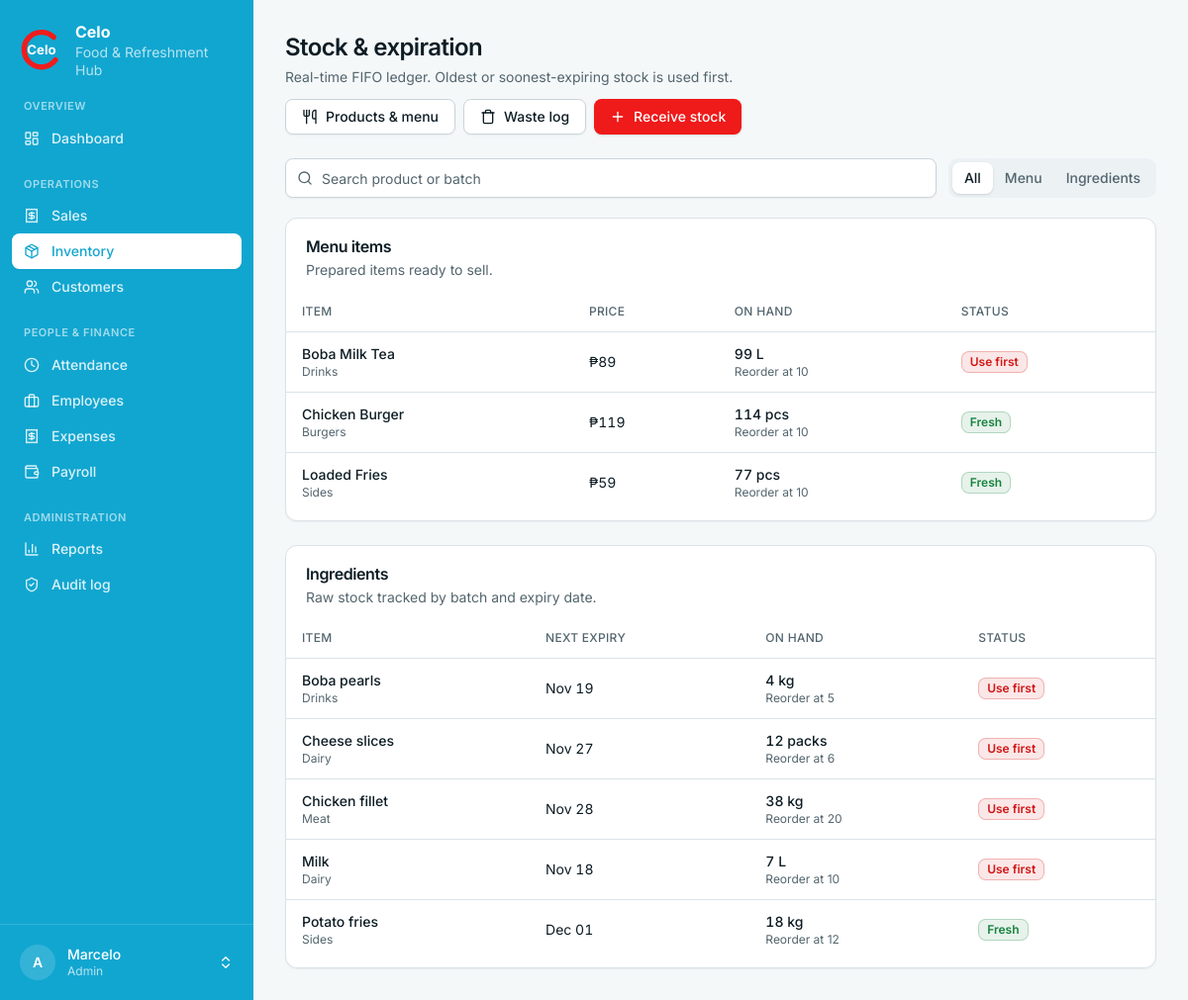
The app's page /inventory/ (signed in) with its own data.
### accounts/models.py (models this page shows)
class User(AbstractUser):
    class Role(models.TextChoices):
        ADMIN = "admin", "Admin"
        STAFF = "staff", "Staff"
    role = models.CharField(max_length=10, choices=Role.choices, default=Role.STAFF)
    @property
    def is_celo_admin(self):
        return self.is_superuser or self.role == self.Role.ADMIN

### inventory/models.py (models this page shows, shortened)
class Product(models.Model):
    class Kind(models.TextChoices):
        INGREDIENT = "ingredient", "Ingredient"
        MENU = "menu", "Menu"
    class Unit(models.TextChoices):
        PCS = "pcs", "pcs"
        KG = "kg", "kg"
        G = "g", "g"
        L = "L", "L"
        ML = "mL", "mL"
        PACKS = "packs", "packs"
    name = models.CharField(max_length=120, unique=True)
    kind = models.CharField(max_length=12, choices=Kind.choices, default=Kind.INGREDIENT)
    category = models.CharField(max_length=60, blank=True, help_text="e.g. Drinks, Burgers, Dairy")
    unit = models.CharField(max_length=8, choices=Unit.choices, default=Unit.PCS)
    price = models.DecimalField(
        max_digits=10, decimal_places=2, default=0, validators=[MinValueValidator(0)],
        help_text="Selling price (menu items only).",
    )
    unit_cost = models.DecimalField(
        max_digits=10, decimal_places=2, default=0, validators=[MinValueValidator(0)],
        help_text="What one unit costs Celo; used to value waste.",
    )
    reorder_level = models.DecimalField(max_digits=10, decimal_places=2, default=0)
    is_active = models.BooleanField(default=True)
    class Meta:
        ordering = ["name"]
    def batches_in_stock(self):
        return (
            self.batches.filter(remaining_qty__gt=0)
            .order_by(F("expiry_date").asc(nulls_last=True), "received_at", "id")
        )
    @property
    def on_hand(self):
        return self.batches.aggregate(t=Sum("remaining_qty"))["t"] or Decimal("0")
    @property
    def next_expiry(self):
        batch = self.batches_in_stock().exclude(expiry_date__isnull=True).first()
        return batch.expiry_date if batch else None
    @property
    def status(self):
        expiry = self.next_expiry
        warn = timezone.localdate() + timedelta(days=settings.CELO_FIFO_WARNING_DAYS)
        if expiry and expiry <= warn:
            return "Use first"
        if self.reorder_level and self.on_hand <= self.reorder_level:
            return "Low"
        return "Fresh"

class StockBatch(models.Model):
    product = models.ForeignKey(Product, on_delete=models.CASCADE, related_name="batches")
    received_qty = models.DecimalField(max_digits=10, decimal_places=2, validators=[MinValueValidator(Decimal("0.01"))])
    remaining_qty = models.DecimalField(max_digits=10, decimal_places=2)
    expiry_date = models.DateField(null=True, blank=True)
    received_at = models.DateTimeField(default=timezone.now)
    received_by = models.ForeignKey(
        settings.AUTH_USER_MODEL, null=True, on_delete=models.SET_NULL, related_name="+"
    )
    class Meta:
        ordering = ["received_at"]
        verbose_name_plural = "stock batches"

### inventory/views.py (the view)
# urls.py: path("", views.stock_list, name="stock"),
@login_required
def stock_list(request):
    kind = request.GET.get("kind", "")
    q = request.GET.get("q", "").strip()
    products = Product.objects.filter(is_active=True)
    if q:
        batch_no = q.lstrip("#")
        match = Q(name__icontains=q)
        if batch_no.isdigit():
            match |= Q(batches__id=int(batch_no))
        products = products.filter(match).distinct()
    menu = products.filter(kind=Product.Kind.MENU) if kind != Product.Kind.INGREDIENT else Product.objects.none()
    ingredients = products.filter(kind=Product.Kind.INGREDIENT) if kind != Product.Kind.MENU else Product.objects.none()
    return render(request, "inventory/stock_list.html", {
        "menu": menu, "ingredients": ingredients, "kind": kind, "q": q,
        "show_menu": kind != Product.Kind.INGREDIENT, "show_ingredients": kind != Product.Kind.MENU,
    })

### templates/inventory/stock_list.html (shortened to what this page needs)
{% extends "base.html" %}
{% block page_title %}Stock &amp; expiration{% endblock %}
{% block page_desc %}Real-time FIFO ledger. Oldest or soonest-expiring stock is used first.{% endblock %}
{% block actions %}
  {% if user.is_celo_admin %}<a class="btn btn-outline" href="{% url 'inventory:products' %}">{% include "partials/icon.html" with name="utensils" %}Products &amp; menu</a>{% endif %}
  <a class="btn btn-outline" href="{% url 'inventory:waste' %}">{% include "partials/icon.html" with name="trash" %}Waste log</a>
  <a class="btn btn-primary" href="{% url 'inventory:receive' %}">{% include "partials/icon.html" with name="plus" %}Receive stock</a>
{% endblock %}
{% block content %}
<form method="get" class="mb-5 flex flex-wrap items-center gap-3">
  <div class="relative min-w-[220px] flex-1">
    <span class="pointer-events-none absolute left-3 top-1/2 -translate-y-1/2 text-muted-foreground">{% include "partials/icon.html" with name="search" %}</span>
    <input type="search" name="q" value="{{ q }}" placeholder="Search product or batch" aria-label="Search product or batch" class="input pl-9">
  </div>
  <div class="tabs" role="tablist" aria-label="Filter">
    <a class="tab {% if not kind %}tab-active{% endif %}" href="?{% if q %}q={{ q|urlencode }}{% endif %}">All</a>
    <a class="tab {% if kind == 'menu' %}tab-active{% endif %}" href="?kind=menu{% if q %}&q={{ q|urlencode }}{% endif %}">Menu</a>
    <a class="tab {% if kind == 'ingredient' %}tab-active{% endif %}" href="?kind=ingredient{% if q %}&q={{ q|urlencode }}{% endif %}">Ingredients</a>
  </div>
</form>
<div class="space-y-6">
{% if show_menu %}
<section class="card">
  <div class="card-header"><h2 class="card-title">Menu items</h2><p class="card-description">Prepared items ready to sell.</p></div>
  <div class="card-content px-0 pb-2"><div class="table-wrap"><table>
    <thead><tr><th>Item</th><th>Price</th><th>On hand</th><th>Status</th></tr></thead>
    <tbody>
    {% for p in menu %}
      <tr>
        <td><div class="font-medium">{{ p.name }}</div>{% if p.category %}<div class="text-xs text-muted-foreground">{{ p.category }}</div>{% endif %}</td>
        <td class="tabular-nums">₱{{ p.price|floatformat:"-2" }}</td>
        <td><div class="font-medium tabular-nums">{{ p.on_hand|floatformat:"-2" }} {{ p.unit }}</div>{% if p.reorder_level %}<div class="text-xs text-muted-foreground">Reorder at {{ p.reorder_level|floatformat:"-2" }}</div>{% endif %}</td>
        <td>{% include "partials/status.html" with s=p.status %}</td>
      </tr>
    {% empty %}
      <tr><td colspan="4" class="py-8 text-center text-muted-foreground">{% if q %}No menu items match "{{ q }}".{% else %}No menu items yet.{% endif %}</td></tr>
    {% endfor %}
    </tbody>
  </table></div></div>
</section>
{% endif %}
{% if show_ingredients %}
<section class="card">
  <div class="card-header"><h2 class="card-title">Ingredients</h2><p class="card-description">Raw stock tracked by batch and expiry date.</p></div>
  <div class="card-content px-0 pb-2"><div class="table-wrap"><table>
    <thead><tr><th>Item</th><th>Next expiry</th><th>On hand</th><th>Status</th></tr></thead>
    <tbody>
    {% for p in ingredients %}
      <tr>
        <td><div class="font-medium">{{ p.name }}</div>{% if p.category %}<div class="text-xs text-muted-foreground">{{ p.category }}</div>{% endif %}</td>
        <td class="tabular-nums">{{ p.next_expiry|date:"M d"|default:"—" }}</td>
        <td><div class="font-medium tabular-nums">{{ p.on_hand|floatformat:"-2" }} {{ p.unit }}</div>{% if p.reorder_level %}<div class="text-xs text-muted-foreground">Reorder at {{ p.reorder_level|floatformat:"-2" }}</div>{% endif %}</td>
        <td>{% include "partials/status.html" with s=p.status %}</td>
      </tr>
    {% empty %}
      <tr><td colspan="4" class="py-8 text-center text-muted-foreground">{% if q %}No ingredients match "{{ q }}".{% else %}No ingredients yet.{% endif %}</td></tr>
    {% endfor %}
    </tbody>
  </table></div></div>
</section>
{% endif %}
</div>
{% endblock %}

### templates/base.html (shortened to what this page needs)
{% load celo_ui %}<!doctype html>
<html lang="en" class="h-full">
<head>
  {% include "partials/tailwind.html" %}
</head>
<body class="min-h-full bg-background font-sans text-foreground antialiased">
<div class="min-h-screen {% if user.is_authenticated %}md:grid md:grid-cols-[16rem_minmax(0,1fr)]{% endif %}">
{% if user.is_authenticated %}
  {% nav_items as groups %}
  <aside id="sidebar" class="fixed inset-y-0 left-0 z-40 flex w-64 -translate-x-full flex-col bg-brand-dark text-white transition-transform duration-200 md:sticky md:top-0 md:h-screen md:translate-x-0 print:hidden">
    <a href="{% url 'dashboard:home' %}" class="flex items-center gap-3 px-5 py-5" aria-label="Celo home">
      <svg viewBox="0 0 100 100" class="h-11 w-11 shrink-0" role="img" aria-label="Celo logo">
        <text x="50" y="62" text-anchor="middle" font-size="30" font-weight="700" fill="#fff" font-family="Inter, system-ui, sans-serif">Celo</text>
      </svg>
      <span class="text-sm leading-tight"><strong class="block text-base">Celo</strong><span class="text-white/70">Food &amp; Refreshment Hub</span></span>
    </a>
    <nav class="flex-1 space-y-5 overflow-y-auto px-3 pb-4" aria-label="Main">
      {% for g in groups %}
        <div>
          <p class="px-3 pb-1.5 text-[11px] font-semibold uppercase tracking-wider text-white/60">{{ g.label }}</p>
          {% for i in g.items %}
            <a href="{{ i.href }}" {% if i.active %}aria-current="page"{% endif %}
               class="flex items-center gap-3 rounded-md px-3 py-2 text-sm font-medium transition-colors {% if i.active %}bg-white text-brand-dark shadow-sm{% else %}text-white/85 hover:bg-white/10 hover:text-white{% endif %}">
              {% include "partials/icon.html" with name=i.icon %}{{ i.label }}
            </a>
          {% endfor %}
        </div>
      {% endfor %}
    </nav>
    <div class="relative border-t border-white/15 p-3">
      <button type="button" id="profile-btn" aria-haspopup="menu" aria-expanded="false" aria-controls="profile-menu"
              class="flex w-full items-center gap-3 rounded-md px-2 py-2 text-left transition-colors hover:bg-white/10 {% if request.resolver_match.app_name == 'accounts' %}bg-white/10{% endif %}">
        <span class="grid h-9 w-9 shrink-0 place-items-center rounded-full bg-white/15 text-sm font-semibold">{{ user.username|slice:":1"|upper }}</span>
        <span class="min-w-0 flex-1 text-sm leading-tight"><span class="block truncate font-medium">{{ user.get_full_name|default:user.username }}</span><span class="block text-xs text-white/70">{{ user.get_role_display }}</span></span>
      </button>
    </div>
  </aside>
{% endif %}
  <div class="min-w-0">
    <main class="mx-auto w-full max-w-6xl p-4 sm:p-6 lg:p-8">
      {% block header %}
        <div class="mb-6 flex flex-wrap items-end justify-between gap-3 print:hidden">
          <div>
            <h1 class="text-2xl font-semibold tracking-tight">{% block page_title %}{% endblock %}</h1>
            <p class="mt-1 text-sm text-muted-foreground">{% block page_desc %}{% endblock %}</p>
          </div>
          <div class="flex flex-wrap items-center gap-2">{% block actions %}{% endblock %}</div>
        </div>
      {% endblock %}
      {% block content %}{% endblock %}
    </main>
  </div>
</div>
</body>
</html>

### templates/partials/status.html
<span class="badge {% if s == 'Fresh' %}badge-green{% elif s == 'Low' %}badge-amber{% else %}badge-red{% endif %}">{{ s }}</span>

### records on screen
User: username "A", get_full_name "Marcelo", role "Admin"
Product: name "Boba Milk Tea", category "Drinks", price "89", on_hand "99", unit "L", reorder_level "10", s "Use first"
Product: name "Chicken Burger", category "Burgers", price "119", on_hand "114", unit "pcs", reorder_level "10", s "Fresh"
Product: name "Loaded Fries", category "Sides", price "59", on_hand "77", unit "pcs", reorder_level "10", s "Fresh"
Product: name "Boba pearls", category "Drinks", next_expiry "Nov 19", on_hand "4", unit "kg", reorder_level "5", s "Use first"
Product: name "Cheese slices", category "Dairy", next_expiry "Nov 27", on_hand "12", unit "packs", reorder_level "6", s "Use first"
Product: name "Chicken fillet", category "Meat", next_expiry "Nov 28", on_hand "38", unit "kg", reorder_level "20", s "Use first"
Product: name "Milk", category "Dairy", next_expiry "Nov 18", on_hand "7", unit "L", reorder_level "10", s "Use first"
Product: name "Potato fries", category "Sides", next_expiry "Dec 01", on_hand "18", unit "kg", reorder_level "12", s "Fresh"

### other values on screen
{{ g.label }} "OVERVIEW" "OPERATIONS" "PEOPLE & FINANCE" "ADMINISTRATION"
{{ i.label }} "Dashboard" "Sales" "Inventory" "Customers" "Attendance" "Employees" "Expenses" "Payroll" "Reports" "Audit log"
